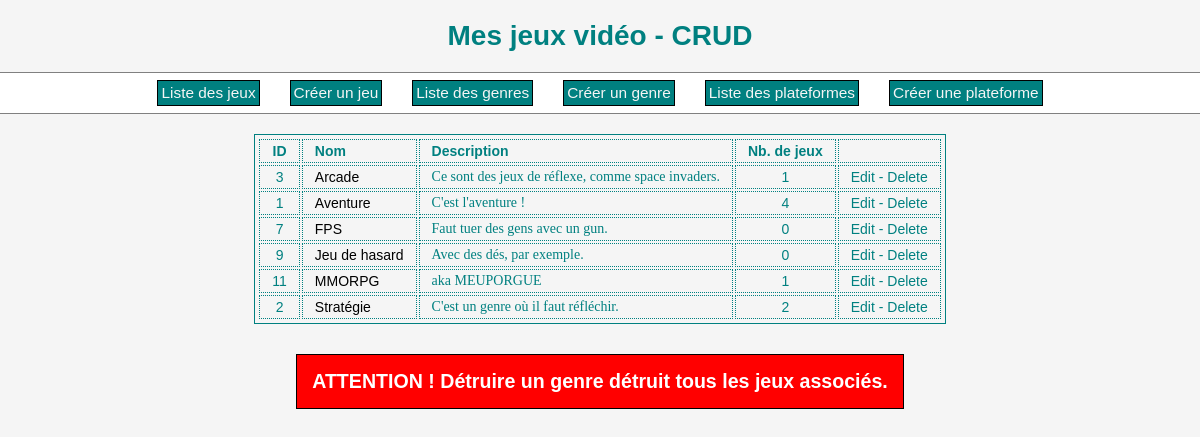
The page /listgenres.php on the database its author committed.
### tables this page shows
CREATE TABLE `genre` (
  `genre_ID` tinyint(3) UNSIGNED NOT NULL,
  `genre_name` varchar(80) NOT NULL,
  `genre_description` text NOT NULL
);

### listgenres.php (the view, shortened to what this page needs)
<!DOCTYPE html>
<html lang="fr">
<head>
	<link rel="stylesheet" href="style.css">
</head>
<body>
	<?php
		require_once("dbinit.php");
		require_once("menu.php");
		$sortField = "genre_name";
		$requete = "SELECT * FROM genre
			ORDER BY " . $sortField . " ASC";
		$result = $pdo->query($requete);
		echo "<form method=\"POST\" action=\"\">" . PHP_EOL;
		echo "<table class=\"gamelist\">" . PHP_EOL;
		echo "<tr>" . PHP_EOL;
		echo "<th class=\"id\" id=\"headerID\">ID</th>" . PHP_EOL;
		echo "<th class=\"name\" id=\"headerName\">Nom</th>" . PHP_EOL;
		echo "<th class=\"desc\">Description</th>" . PHP_EOL;
		echo "<th class=\"id\" id=\"headerNbJeux\">Nb. de jeux</th>" . PHP_EOL;
		echo "<th></th>" . PHP_EOL;
		echo "</tr>" . PHP_EOL;
		while ($row = $result->fetch()) {
		    echo "<tr>" . PHP_EOL;
		    echo "<td class=\"id\">" . $row["genre_ID"] . "</td>" . PHP_EOL;
		    echo "<td class=\"name\">" . $row["genre_name"] . "</td>" . PHP_EOL;
		    echo "<td class=\"desc\">" . $row["genre_description"] . "</td>" . PHP_EOL;
		    echo "<td class=\"id\">";
		    $requete2 = "SELECT games_id FROM games WHERE games_genre_ID = " . $row["genre_ID"] . ";";
			$result2 = $pdo->query($requete2);
			echo $result2->rowCount();
		    echo "</td>" . PHP_EOL;
		    echo "<td class=\"id\"><a href=\"editgenre.php?ID=" . $row["genre_ID"] . "\">Edit</a> - ";
		    echo "<a href=\"deletegenre.php?ID=" . $row["genre_ID"] . "\">Delete</a></td>" . PHP_EOL;
		    echo "</tr>" . PHP_EOL;
		}
		echo "</table>" . PHP_EOL;
		echo "</form>" . PHP_EOL;
	?>
	<p class="error">ATTENTION ! Détruire un genre détruit tous les jeux associés.</p>
</body>
</html>

### style.css (style rules this page uses)
* { box-sizing: border-box; margin: 0; padding: 0; }
body { background-color: whitesmoke; font-family: Tahoma, sans-serif; font-size: 14px; color: teal; display: flex; flex-direction: column; align-items: center; }
a { text-decoration: none; color: inherit; }
.gamelist { border: 1px solid teal; padding: 2px; margin: 20px 0px; }
.gamelist td, .gamelist th { border: 1px dotted teal; padding: 3px 12px; }
.gamelist .id { text-align: center; }
.gamelist .name { text-align: left; }
.gamelist td.name { color: black; }
.gamelist .desc { text-align: left; }
.gamelist td.desc { font-family: Georgia, serif; color: border-left: ; }
p.error { margin: 10px; padding: 15px; border: 1px black solid; background-color: red; color: white; font-size: 1.4em; font-weight: 900; }

### rows shown on the page
genre: genre_ID "3", genre_name "Arcade", genre_description "Ce sont des jeux de réflexe, comme space invaders.", rowCount "1"
genre: genre_ID "1", genre_name "Aventure", genre_description "C'est l'aventure !", rowCount "4"
genre: genre_ID "7", genre_name "FPS", genre_description "Faut tuer des gens avec un gun.", rowCount "0"
genre: genre_ID "9", genre_name "Jeu de hasard", genre_description "Avec des dés, par exemple.", rowCount "0"
genre: genre_ID "11", genre_name "MMORPG", genre_description "aka MEUPORGUE", rowCount "1"
genre: genre_ID "2", genre_name "Stratégie", genre_description "C'est un genre où il faut réfléchir.", rowCount "2"
